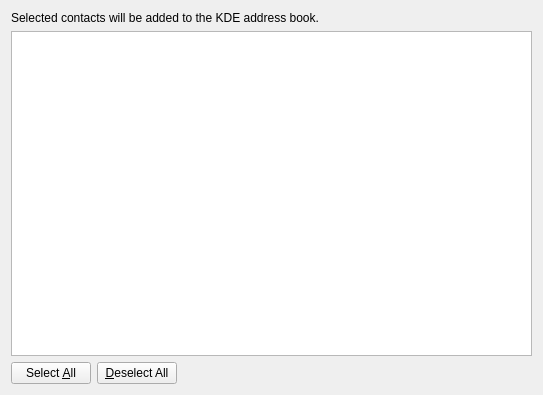
<ui version="4.0" >
 <class>KabcExportWizardPage2</class>
 <widget class="QWidget" name="KabcExportWizardPage2" >
  <property name="geometry" >
   <rect>
    <x>0</x>
    <y>0</y>
    <width>543</width>
    <height>395</height>
   </rect>
  </property>
  <property name="windowTitle" >
   <string>Form</string>
  </property>
  <layout class="QVBoxLayout" >
   <item>
    <widget class="QLabel" name="textLabel3" >
     <property name="sizePolicy" >
      <sizepolicy vsizetype="Minimum" hsizetype="Minimum" >
       <horstretch>0</horstretch>
       <verstretch>0</verstretch>
      </sizepolicy>
     </property>
     <property name="text" >
      <string>Selected contacts will be added to the KDE address book.</string>
     </property>
    </widget>
   </item>
   <item>
    <widget class="QListWidget" name="contactList" />
   </item>
   <item>
    <layout class="QHBoxLayout" >
     <property name="spacing" >
      <number>6</number>
     </property>
     <property name="leftMargin" >
      <number>0</number>
     </property>
     <property name="topMargin" >
      <number>0</number>
     </property>
     <property name="rightMargin" >
      <number>0</number>
     </property>
     <property name="bottomMargin" >
      <number>0</number>
     </property>
     <item>
      <widget class="QPushButton" name="btnSelectAll" >
       <property name="text" >
        <string>Select &amp;All</string>
       </property>
      </widget>
     </item>
     <item>
      <widget class="QPushButton" name="btnDeselectAll" >
       <property name="text" >
        <string>&amp;Deselect All</string>
       </property>
      </widget>
     </item>
     <item>
      <spacer>
       <property name="orientation" >
        <enum>Qt::Horizontal</enum>
       </property>
       <property name="sizeType" >
        <enum>QSizePolicy::Expanding</enum>
       </property>
       <property name="sizeHint" >
        <size>
         <width>51</width>
         <height>20</height>
        </size>
       </property>
      </spacer>
     </item>
    </layout>
   </item>
  </layout>
 </widget>
 <resources/>
 <connections/>
</ui>
